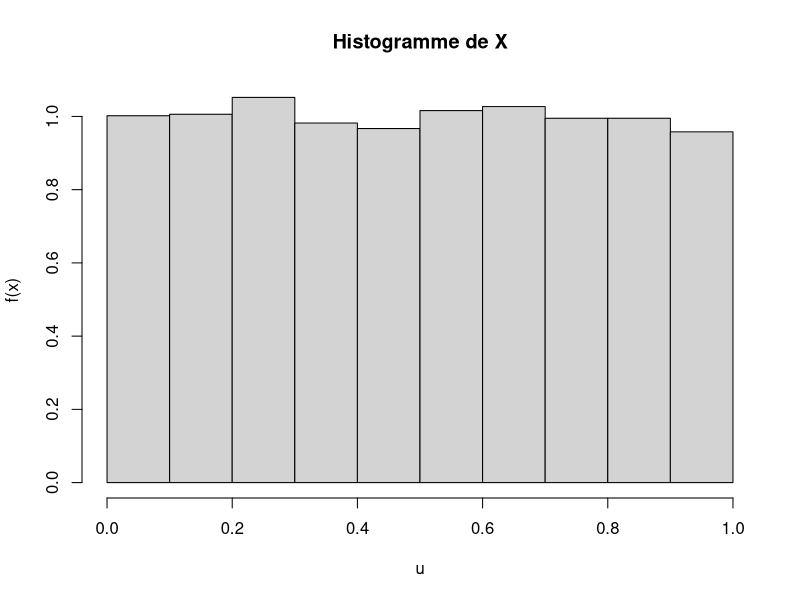
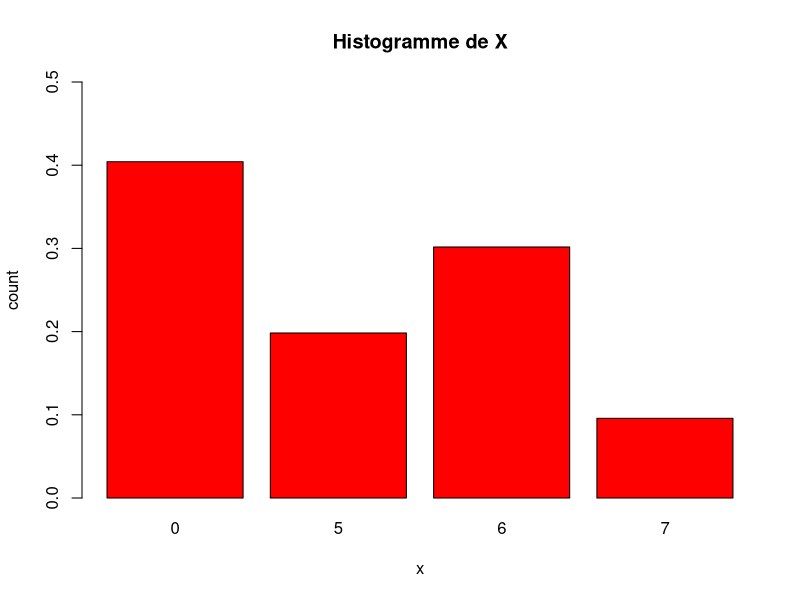
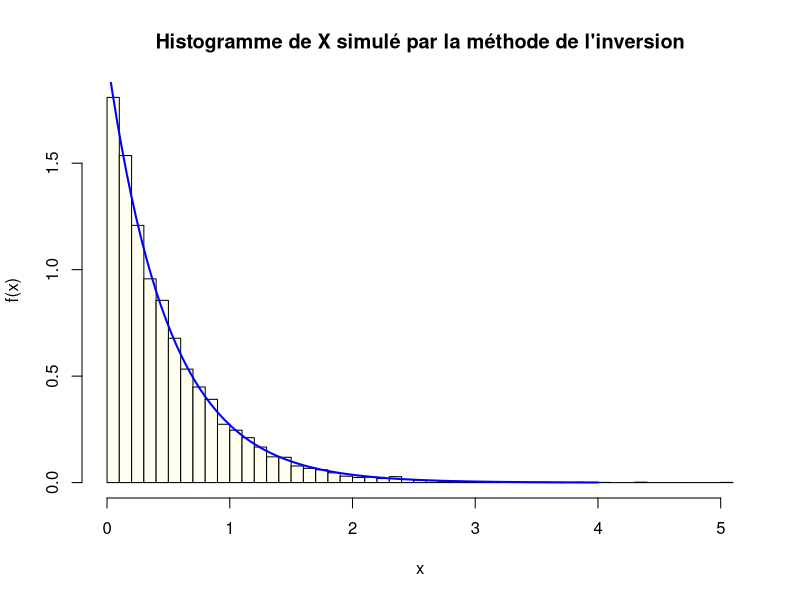
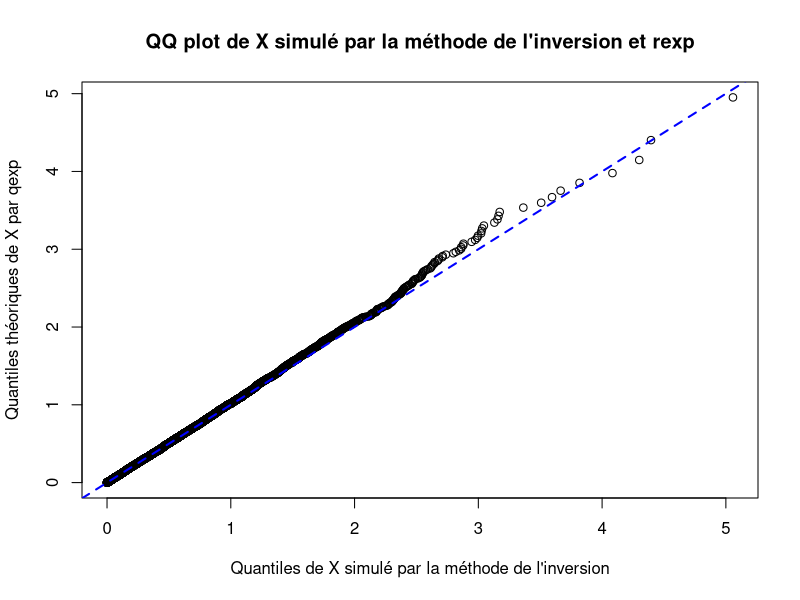
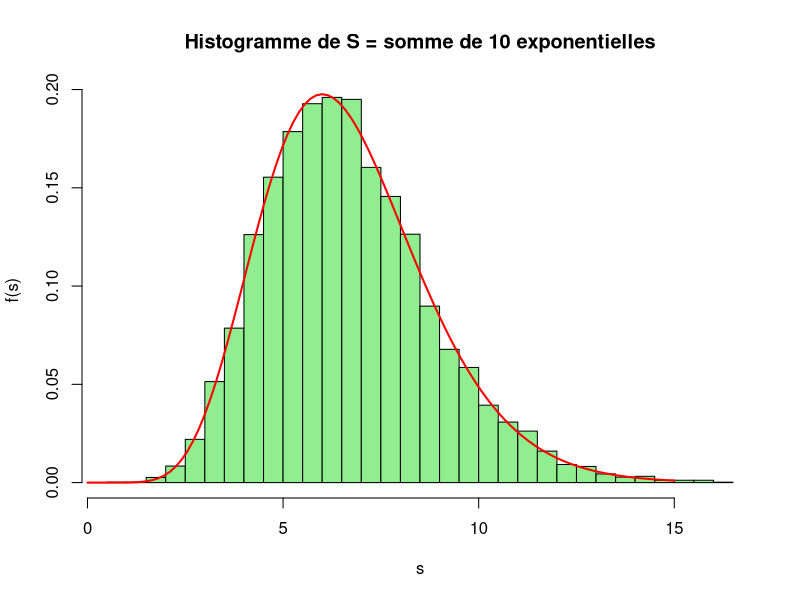
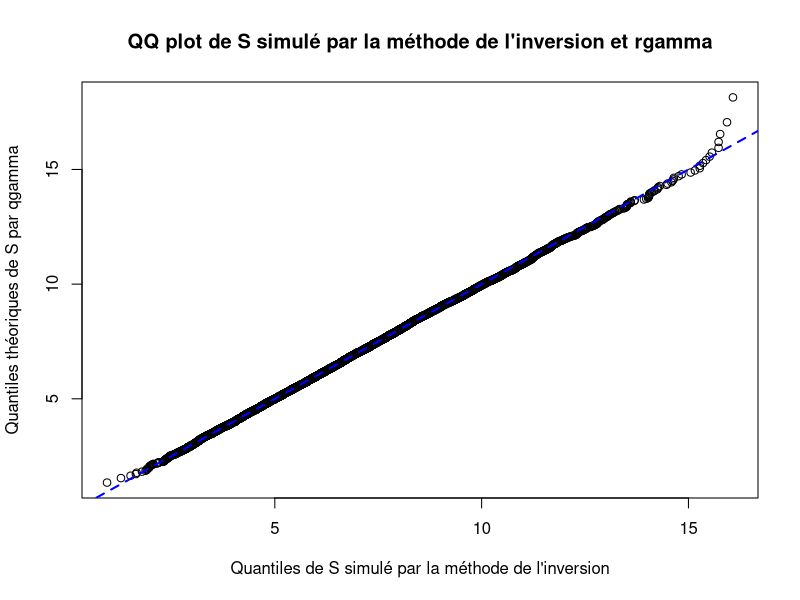
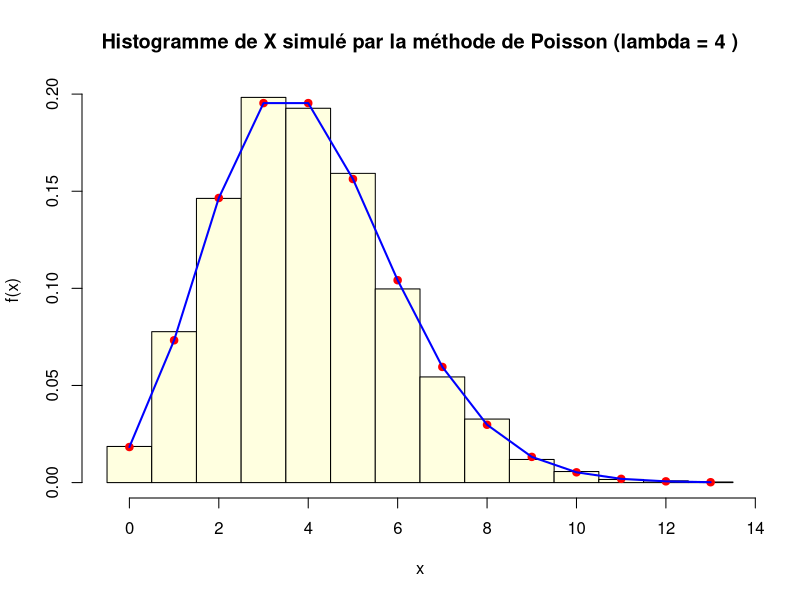
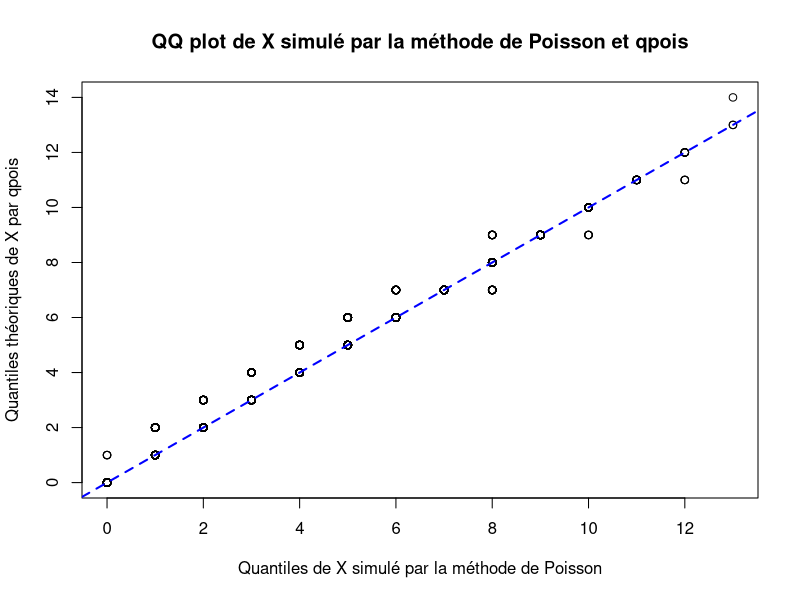

Recreate these plots in R, in order.
inverseF <- function(u) {
  if ((u>=0) && (u<=0.4)) return(0)
  else if ((u>0.4) && (u<=0.6)) return(5)
  else if ((u>0.6) && (u<=0.9)) return(6)
  else if ((u>0.9) && (u<=1)) return(7)
  else return(8)
}

# inverseF_vec <- Vectorize(inverseF)

# vectorized version of inverseF
inverseF_vec <- function(u) {
  x <- numeric(length(u))
  x[u <= 0.4] <- 0
  x[u > 0.4 & u <= 0.6] <- 5
  x[u > 0.6 & u <= 0.9] <- 6
  x[u > 0.9 & u <= 1] <- 7
  x[u > 1] <- 8
  return(x)
}

n <- as.integer(1e4)

u <- runif(n)

# x <- sample(5:8, size=n, replace=TRUE, prob=c(0.4, 0.2, 0.3, 0.1))

# x <- sapply(u, inverseF)

x <- inverseF_vec(u)

hist(u, breaks = seq(0, 1, by=0.1), freq=FALSE,
     xlab="u", ylab="f(x)", main="Histogramme de X")

barplot(table(x)/n, ylim=c(0,0.5),
        xlab="x", ylab="count", 
        col = "red", main="Histogramme de X")

################################################################################
# exo2.1
lambda <- 2

x_sim <- -log(1-u)/lambda
hist(x_sim, breaks = 50, freq=FALSE, 
     col = "ivory", xlab="x", ylab="f(x)", 
     main="Histogramme de X simulé par la méthode de l'inversion")
curve(expr = dexp(x, rate = lambda), from = 0, to = 4, 
      col = "blue", lwd = 2, add = TRUE) # x here is just a placeholder for curve

p <- ppoints(length(x_sim))
th <- qexp(p, rate = lambda)

# qq plot of x_sim 
qqplot(x_sim, th, 
       xlab = "Quantiles de X simulé par la méthode de l'inversion", 
       ylab = "Quantiles théoriques de X par qexp", 
       main = "QQ plot de X simulé par la méthode de l'inversion et rexp"
       )
abline(0, 1, col = "blue", lty = 2, lwd = 2)


# exo2.2
lambda <- 1.5
n_param <- 10
n <- as.integer(1e4 * n_param)
u <- runif(n)
x <- -log(1-u)/lambda ; x <- matrix(x, ncol = n_param, byrow = TRUE)
s <- rowSums(x) # s = x_1 + ... + x_10 should follow a Gamma(10, 1.5)

hist(s, breaks = 50, freq=FALSE, 
     col = "lightgreen", xlab="s", ylab="f(s)", 
     main="Histogramme de S = somme de 10 exponentielles")
curve(expr = dgamma(x, shape = n_param, rate = lambda), from = 0, to = 15,
      col = "red", lwd = 2, add = TRUE)

# qq plot of s
p <- ppoints(length(s))
th <- qgamma(p, shape = n_param, rate = lambda)
qqplot(s, th,
       xlab = "Quantiles de S simulé par la méthode de l'inversion",
       ylab = "Quantiles théoriques de S par qgamma",
       main = "QQ plot de S simulé par la méthode de l'inversion et rgamma"
      )
abline(0, 1, col = "blue", lty = 2, lwd = 2)


# exo2.3
# simulate_poisson <- function(n, lambda){
#   # n: number of simulations
#   # lambda: parameter of the Poisson distribution
#   v <- integer(n)
#   count <- 0
#   while (count < n){
#     x <- -log(1-runif(1))/lambda
#     k <- 1
#     while (x < 1){
#       x <- x - log(1-runif(1))/lambda
#       k <- k + 1
#     }
#     v[count + 1] <- k - 1
#     count <- count + 1
#   }
#   return(v)
# }

simulate_poisson <- function(n, lambda, t = 1) {
  v <- integer(n)
  for (i in seq_len(n)) {
    s <- 0.0
    k <- 0L
    repeat {
      s <- s + rexp(1, rate = lambda)  # add an interarrival
      if (s > t) break                  # stop when we pass t
      k <- k + 1L
    }
    v[i] <- k
  }
  v
}

lambda <- 4
n <- as.integer(1e4)
x_sim <- simulate_poisson(n, lambda)
hist(x_sim, breaks = seq(-0.5, max(x_sim)+0.5, by=1), freq=FALSE,
     col = "lightyellow", xlab="x", ylab="f(x)", 
     main=paste("Histogramme de X simulé par la méthode de Poisson (lambda =", lambda, ")"))
points(0:max(x_sim), dpois(0:max(x_sim), lambda), 
       col = "red", pch = 19)
lines(0:max(x_sim), dpois(0:max(x_sim), lambda), 
      col = "blue", lwd = 2)

# qq plot of x_sim
p <- ppoints(length(x_sim))
th <- qpois(p, lambda)
qqplot(x_sim, th,
       xlab = "Quantiles de X simulé par la méthode de Poisson",
       ylab = "Quantiles théoriques de X par qpois",
       main = "QQ plot de X simulé par la méthode de Poisson et qpois"
)
abline(0, 1, col = "blue", lty = 2, lwd = 2)


